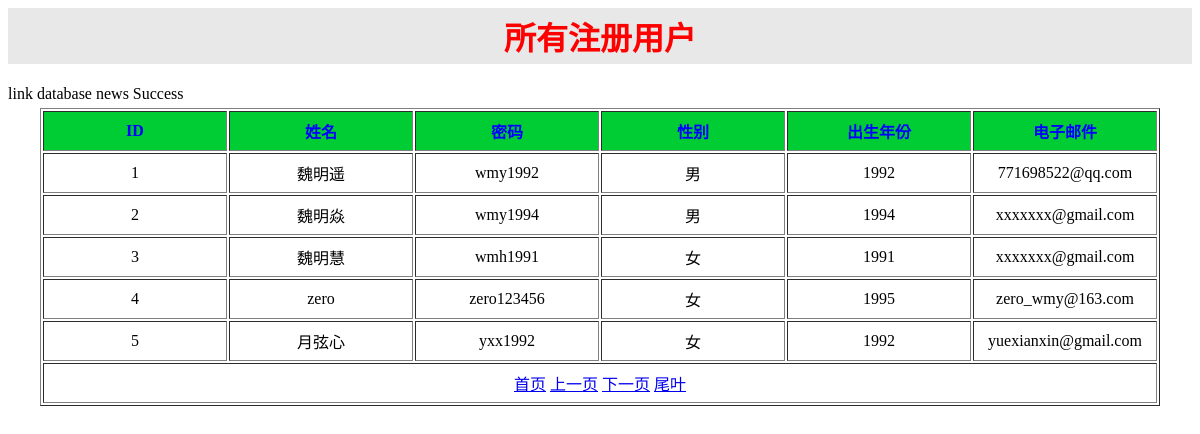
Screenshot of /admin/allUsers.php with the database file from the repository.
### tables this page shows
CREATE TABLE `user` (
  `userid` int(6) NOT NULL AUTO_INCREMENT,
  `username` varchar(24) NOT NULL,
  `userpsd` varchar(20) NOT NULL,
  `usesex` enum('0','1') NOT NULL DEFAULT '0',
  `borndate` int(4) NOT NULL DEFAULT '1999',
  `email` varchar(20) NOT NULL DEFAULT 'xxxxxxx@gmail.com',
  PRIMARY KEY (`userid`)
);

### admin/allUsers.php (the view, shortened to what this page needs)
<h1>所有注册用户</h1>
<?php
$link = @mysql_connect('127.0.0.1','root','root');
if($link){
	echo "link database news Success";
}else{
	echo "link database news Fail";
	exit;
}
@$page = $_GET['page']?$_GET['page']:1;
$table_size = 5;
$offset = ($page-1)*$table_size;
$sql = "select * from user";
$res = mysql_query($sql) ;
$totleSize = mysql_num_rows($res);
$pageMax = ceil($totleSize / $table_size);
$sql = "select * from user  limit {$offset},{$table_size}";
$res = mysql_query($sql) ;
$rows = array();
while( $row = mysql_fetch_assoc($res) ){
	$rows[] = $row;
}
?>
<table border='1'>
	<thead>
		<tr>
			<th>ID</th>
			<th>姓名</th>
			<th>密码</th>
			<th>性别</th>
			<th>出生年份</th>
			<th>电子邮件</th>
		</tr>
	</thead>
	<?php foreach($rows as $value):?>
	<tbody>
		<tr>
			<td><?php echo ("{$value['userid']}");?></td>
			<td><?php echo ("{$value['username']}");?></td>
			<td><?php echo ("{$value['userpsd']}");?></td>
			<td><?php echo (( 0==$value['usesex'] )?'女':'男');?></td>
			<td><?php echo ("{$value['borndate']}");?></td>
			<td><?php echo ("{$value['email']}");?></td>
		</tr>
	</tbody>
	<?php endforeach;?>
	<tr style="text-align:center">
		<td colspan='6'>
			<a href="./allUsers.php?page=1">首页</a>
			<a href="./allUsers.php?page=<?php echo $page <= 1 ? $page : $page-1; ?>">上一页</a>
			<a href="./allUsers.php?page=<?php echo $page >= $pageMax ? $page : $page+1; ?>">下一页</a>
			<a href="./allUsers.php?page=<?php echo $pageMax; ?>">尾叶<a>
		</td>
	</tr>
</table>

### admin/allUsers.php (style rules this page uses)
h1 { text-align:center; color:red; padding:5px; background: #e8e8e8; }
table { margin:5px auto; }
th { width:180px; height:40px; background:#00cc33; color:#0000ff; border-collapse:collapse; }
td { width:180px; height:40px; text-align:center; }

### rows the page displays
user: userid "1", username "魏明遥", userpsd "wmy1992", usesex "男", borndate "1992", email "771698522@qq.com"
user: userid "2", username "魏明焱", userpsd "wmy1994", usesex "男", borndate "1994", email "xxxxxxx@gmail.com"
user: userid "3", username "魏明慧", userpsd "wmh1991", usesex "女", borndate "1991", email "xxxxxxx@gmail.com"
user: userid "4", username "zero", userpsd "zero123456", usesex "女", borndate "1995", email "zero_wmy@163.com"
user: userid "5", username "月弦心", userpsd "yxx1992", usesex "女", borndate "1992", email "yuexianxin@gmail.com"
